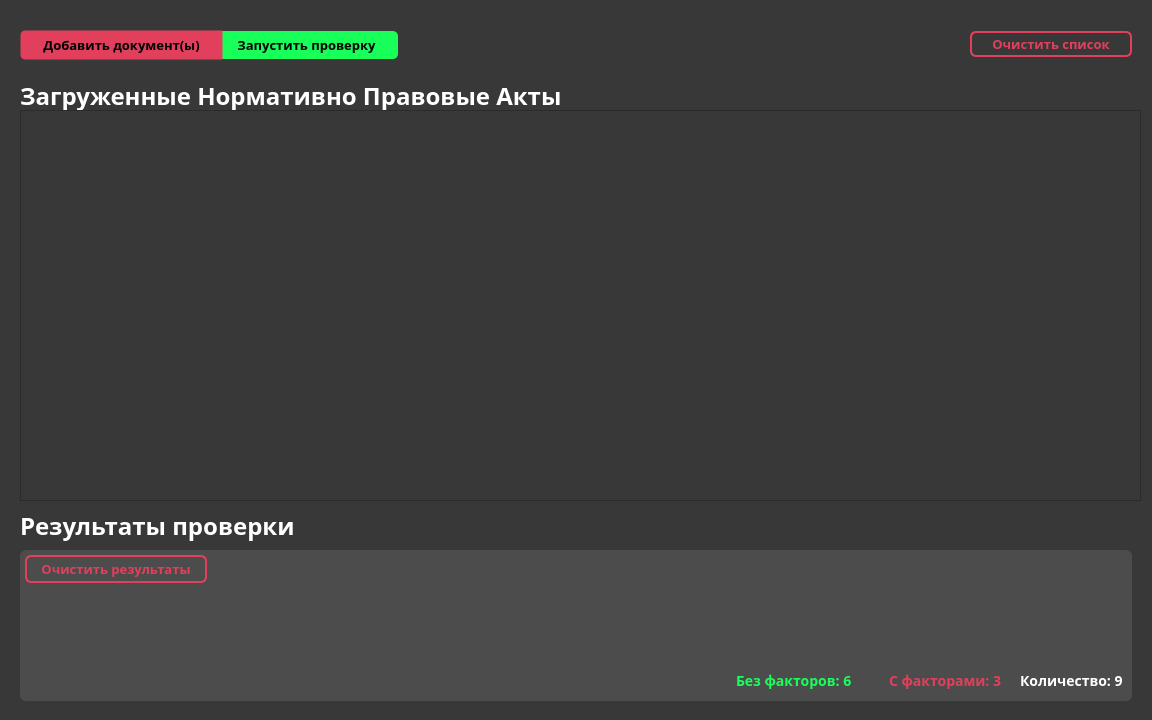
<?xml version="1.0" encoding="UTF-8"?>
<ui version="4.0">
 <class>Widget</class>
 <widget class="QWidget" name="Widget">
  <property name="geometry">
   <rect>
    <x>0</x>
    <y>0</y>
    <width>1152</width>
    <height>720</height>
   </rect>
  </property>
  <property name="windowTitle">
   <string>Проверка документов на коррупцию by DeadLine</string>
  </property>
  <property name="styleSheet">
   <string notr="true">background: #383838; font-size: 13px</string>
  </property>
  <widget class="QPushButton" name="upload">
   <property name="geometry">
    <rect>
     <x>20</x>
     <y>30</y>
     <width>203</width>
     <height>30</height>
    </rect>
   </property>
   <property name="font">
    <font>
     <family>Montserrat</family>
     <pointsize>-1</pointsize>
     <weight>75</weight>
     <bold>true</bold>
    </font>
   </property>
   <property name="cursor">
    <cursorShape>PointingHandCursor</cursorShape>
   </property>
   <property name="styleSheet">
    <string notr="true">background: #e23f5c; border: 1px solid transparent;
border-top-left-radius: 5px;
border-bottom-left-radius: 5px
</string>
   </property>
   <property name="text">
    <string>Добавить документ(ы)</string>
   </property>
  </widget>
  <widget class="QPushButton" name="launch">
   <property name="geometry">
    <rect>
     <x>215</x>
     <y>31</y>
     <width>183</width>
     <height>28</height>
    </rect>
   </property>
   <property name="font">
    <font>
     <family>Montserrat</family>
     <pointsize>-1</pointsize>
     <weight>75</weight>
     <bold>true</bold>
    </font>
   </property>
   <property name="cursor">
    <cursorShape>PointingHandCursor</cursorShape>
   </property>
   <property name="styleSheet">
    <string notr="true">background: #19FF5A;
border-top-right-radius: 5px;
border-bottom-right-radius: 5px;</string>
   </property>
   <property name="text">
    <string>Запустить проверку</string>
   </property>
  </widget>
  <widget class="QPushButton" name="clear_list">
   <property name="geometry">
    <rect>
     <x>970</x>
     <y>31</y>
     <width>162</width>
     <height>26</height>
    </rect>
   </property>
   <property name="font">
    <font>
     <family>Montserrat</family>
     <pointsize>-1</pointsize>
     <weight>75</weight>
     <bold>true</bold>
    </font>
   </property>
   <property name="cursor">
    <cursorShape>PointingHandCursor</cursorShape>
   </property>
   <property name="styleSheet">
    <string notr="true">color: #E23F5C; background: transparent; border: 2px solid #E23F5C; border-radius: 6px;</string>
   </property>
   <property name="text">
    <string>Очистить список</string>
   </property>
  </widget>
  <widget class="QLabel" name="label_13">
   <property name="geometry">
    <rect>
     <x>20</x>
     <y>80</y>
     <width>591</width>
     <height>31</height>
    </rect>
   </property>
   <property name="font">
    <font>
     <family>Montserrat</family>
     <pointsize>-1</pointsize>
     <weight>75</weight>
     <bold>true</bold>
    </font>
   </property>
   <property name="styleSheet">
    <string notr="true">color: #fff; background: transparent; font-size: 24px</string>
   </property>
   <property name="text">
    <string>Загруженные Нормативно Правовые Акты</string>
   </property>
  </widget>
  <widget class="QLabel" name="label_14">
   <property name="geometry">
    <rect>
     <x>20</x>
     <y>510</y>
     <width>311</width>
     <height>31</height>
    </rect>
   </property>
   <property name="font">
    <font>
     <family>Montserrat</family>
     <pointsize>-1</pointsize>
     <weight>75</weight>
     <bold>true</bold>
    </font>
   </property>
   <property name="styleSheet">
    <string notr="true">color: #fff; background: transparent; font-size: 24px</string>
   </property>
   <property name="text">
    <string>Результаты проверки</string>
   </property>
  </widget>
  <widget class="QFrame" name="frame">
   <property name="geometry">
    <rect>
     <x>20</x>
     <y>550</y>
     <width>1112</width>
     <height>151</height>
    </rect>
   </property>
   <property name="styleSheet">
    <string notr="true">background-color:rgb(76, 76, 76);
border-radius: 6px;

</string>
   </property>
   <property name="frameShape">
    <enum>QFrame::StyledPanel</enum>
   </property>
   <property name="frameShadow">
    <enum>QFrame::Raised</enum>
   </property>
   <widget class="QPushButton" name="clear_results">
    <property name="geometry">
     <rect>
      <x>5</x>
      <y>5</y>
      <width>182</width>
      <height>28</height>
     </rect>
    </property>
    <property name="font">
     <font>
      <family>Montserrat</family>
      <pointsize>-1</pointsize>
      <weight>75</weight>
      <bold>true</bold>
     </font>
    </property>
    <property name="cursor">
     <cursorShape>PointingHandCursor</cursorShape>
    </property>
    <property name="styleSheet">
     <string notr="true">border: 2px solid #E23F5C; background: transparent; border-radius: 6px; color: #E23F5C;</string>
    </property>
    <property name="text">
     <string>Очистить результаты</string>
    </property>
    <property name="autoDefault">
     <bool>true</bool>
    </property>
   </widget>
   <widget class="QScrollArea" name="scrollArea_2">
    <property name="geometry">
     <rect>
      <x>0</x>
      <y>36</y>
      <width>1111</width>
      <height>81</height>
     </rect>
    </property>
    <property name="styleSheet">
     <string notr="true">background: transparent</string>
    </property>
    <property name="widgetResizable">
     <bool>true</bool>
    </property>
    <widget class="QWidget" name="scrollAreaWidgetContents_2">
     <property name="geometry">
      <rect>
       <x>0</x>
       <y>0</y>
       <width>1111</width>
       <height>81</height>
      </rect>
     </property>
     <widget class="QWidget" name="verticalLayoutWidget">
      <property name="geometry">
       <rect>
        <x>0</x>
        <y>10</y>
        <width>1111</width>
        <height>71</height>
       </rect>
      </property>
      <layout class="QVBoxLayout" name="results">
       <property name="sizeConstraint">
        <enum>QLayout::SetMinimumSize</enum>
       </property>
       <property name="leftMargin">
        <number>6</number>
       </property>
       <property name="topMargin">
        <number>0</number>
       </property>
       <property name="rightMargin">
        <number>5</number>
       </property>
      </layout>
     </widget>
    </widget>
   </widget>
   <widget class="QLabel" name="label_5">
    <property name="geometry">
     <rect>
      <x>716</x>
      <y>120</y>
      <width>171</width>
      <height>21</height>
     </rect>
    </property>
    <property name="font">
     <font>
      <family>Montserrat</family>
      <pointsize>-1</pointsize>
      <weight>75</weight>
      <bold>true</bold>
     </font>
    </property>
    <property name="styleSheet">
     <string notr="true">background: transparent; font-size: 14px; color: #19FF5A;</string>
    </property>
    <property name="text">
     <string>Без факторов: 6</string>
    </property>
   </widget>
   <widget class="QLabel" name="label_4">
    <property name="geometry">
     <rect>
      <x>869</x>
      <y>120</y>
      <width>121</width>
      <height>21</height>
     </rect>
    </property>
    <property name="font">
     <font>
      <family>Montserrat</family>
      <pointsize>-1</pointsize>
      <weight>75</weight>
      <bold>true</bold>
     </font>
    </property>
    <property name="styleSheet">
     <string notr="true">background: transparent; font-size: 14px; color: #E23F5C;</string>
    </property>
    <property name="text">
     <string>С факторами: 3</string>
    </property>
   </widget>
   <widget class="QLabel" name="label_6">
    <property name="geometry">
     <rect>
      <x>1000</x>
      <y>120</y>
      <width>111</width>
      <height>21</height>
     </rect>
    </property>
    <property name="font">
     <font>
      <family>Montserrat</family>
      <pointsize>-1</pointsize>
      <weight>75</weight>
      <bold>true</bold>
     </font>
    </property>
    <property name="styleSheet">
     <string notr="true">background: transparent; font-size: 14px; color: #fff;</string>
    </property>
    <property name="text">
     <string>Количество: 9</string>
    </property>
   </widget>
  </widget>
  <widget class="QScrollArea" name="scrollArea">
   <property name="enabled">
    <bool>true</bool>
   </property>
   <property name="geometry">
    <rect>
     <x>20</x>
     <y>110</y>
     <width>1121</width>
     <height>391</height>
    </rect>
   </property>
   <property name="sizePolicy">
    <sizepolicy hsizetype="Minimum" vsizetype="Minimum">
     <horstretch>4</horstretch>
     <verstretch>0</verstretch>
    </sizepolicy>
   </property>
   <property name="sizeIncrement">
    <size>
     <width>0</width>
     <height>0</height>
    </size>
   </property>
   <property name="frameShape">
    <enum>QFrame::StyledPanel</enum>
   </property>
   <property name="horizontalScrollBarPolicy">
    <enum>Qt::ScrollBarAlwaysOff</enum>
   </property>
   <property name="widgetResizable">
    <bool>true</bool>
   </property>
   <widget class="QWidget" name="scrollAreaWidgetContents">
    <property name="enabled">
     <bool>true</bool>
    </property>
    <property name="geometry">
     <rect>
      <x>0</x>
      <y>0</y>
      <width>1119</width>
      <height>389</height>
     </rect>
    </property>
    <property name="sizePolicy">
     <sizepolicy hsizetype="Expanding" vsizetype="Expanding">
      <horstretch>0</horstretch>
      <verstretch>0</verstretch>
     </sizepolicy>
    </property>
    <property name="minimumSize">
     <size>
      <width>0</width>
      <height>159</height>
     </size>
    </property>
    <widget class="QWidget" name="gridLayoutWidget">
     <property name="geometry">
      <rect>
       <x>0</x>
       <y>0</y>
       <width>1101</width>
       <height>391</height>
      </rect>
     </property>
     <layout class="QGridLayout" name="gridLayout" rowstretch="0" columnstretch="0">
      <property name="sizeConstraint">
       <enum>QLayout::SetMaximumSize</enum>
      </property>
      <property name="leftMargin">
       <number>0</number>
      </property>
      <property name="topMargin">
       <number>15</number>
      </property>
      <property name="rightMargin">
       <number>0</number>
      </property>
      <property name="bottomMargin">
       <number>15</number>
      </property>
      <property name="horizontalSpacing">
       <number>0</number>
      </property>
      <property name="verticalSpacing">
       <number>5</number>
      </property>
     </layout>
    </widget>
   </widget>
  </widget>
  <zorder>frame</zorder>
  <zorder>launch</zorder>
  <zorder>clear_list</zorder>
  <zorder>upload</zorder>
  <zorder>label_13</zorder>
  <zorder>label_14</zorder>
  <zorder>scrollArea</zorder>
 </widget>
 <resources/>
 <connections/>
</ui>
